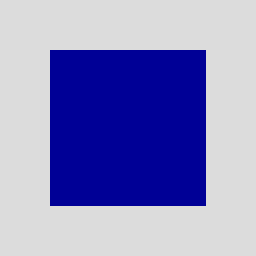
Frame 1 (no input)
Frame 60 (the mouse pressed at the canvas centre just before this capture): identical to frame 1, image omitted
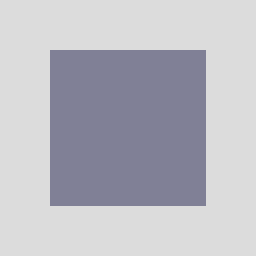
Frame 120 (the mouse held since frame 60 and released just before this capture)

The Processing sketch that drew these frames (run headless with seeded random() and noise(); from frame 60 on, the mouse is pressed at the canvas centre):

// Processing sketch: RGBColour
// ── RGBColour.pde
void setup() {
  // Setting Canvas Size
  size(256, 256);
  noStroke();
}

void draw() {
  // Use mouse positions directly as RGB values (0 to 255)
  color rectColor = color(mouseX, mouseY, 150);
  
  background(220);
  fill(rectColor);
  
  // Draw a rectangle in the center of the canvas
  rect(50, 50, 156, 156);
}
